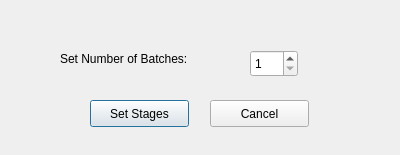
<?xml version="1.0" encoding="UTF-8"?>
<ui version="4.0">
 <class>BatchDialog</class>
 <widget class="QDialog" name="BatchDialog">
  <property name="geometry">
   <rect>
    <x>0</x>
    <y>0</y>
    <width>400</width>
    <height>155</height>
   </rect>
  </property>
  <property name="windowTitle">
   <string>Dialog</string>
  </property>
  <widget class="QPushButton" name="setStageButton">
   <property name="geometry">
    <rect>
     <x>90</x>
     <y>100</y>
     <width>99</width>
     <height>27</height>
    </rect>
   </property>
   <property name="text">
    <string>Set Stages</string>
   </property>
  </widget>
  <widget class="QPushButton" name="closeButton">
   <property name="geometry">
    <rect>
     <x>210</x>
     <y>100</y>
     <width>99</width>
     <height>27</height>
    </rect>
   </property>
   <property name="text">
    <string>Cancel</string>
   </property>
  </widget>
  <widget class="QLabel" name="batchLabel">
   <property name="geometry">
    <rect>
     <x>60</x>
     <y>50</y>
     <width>271</width>
     <height>17</height>
    </rect>
   </property>
   <property name="text">
    <string>Set Number of Batches:</string>
   </property>
  </widget>
  <widget class="QSpinBox" name="batchSpin">
   <property name="geometry">
    <rect>
     <x>250</x>
     <y>50</y>
     <width>48</width>
     <height>27</height>
    </rect>
   </property>
   <property name="minimum">
    <number>1</number>
   </property>
   <property name="maximum">
    <number>4</number>
   </property>
  </widget>
 </widget>
 <resources/>
 <connections/>
</ui>
